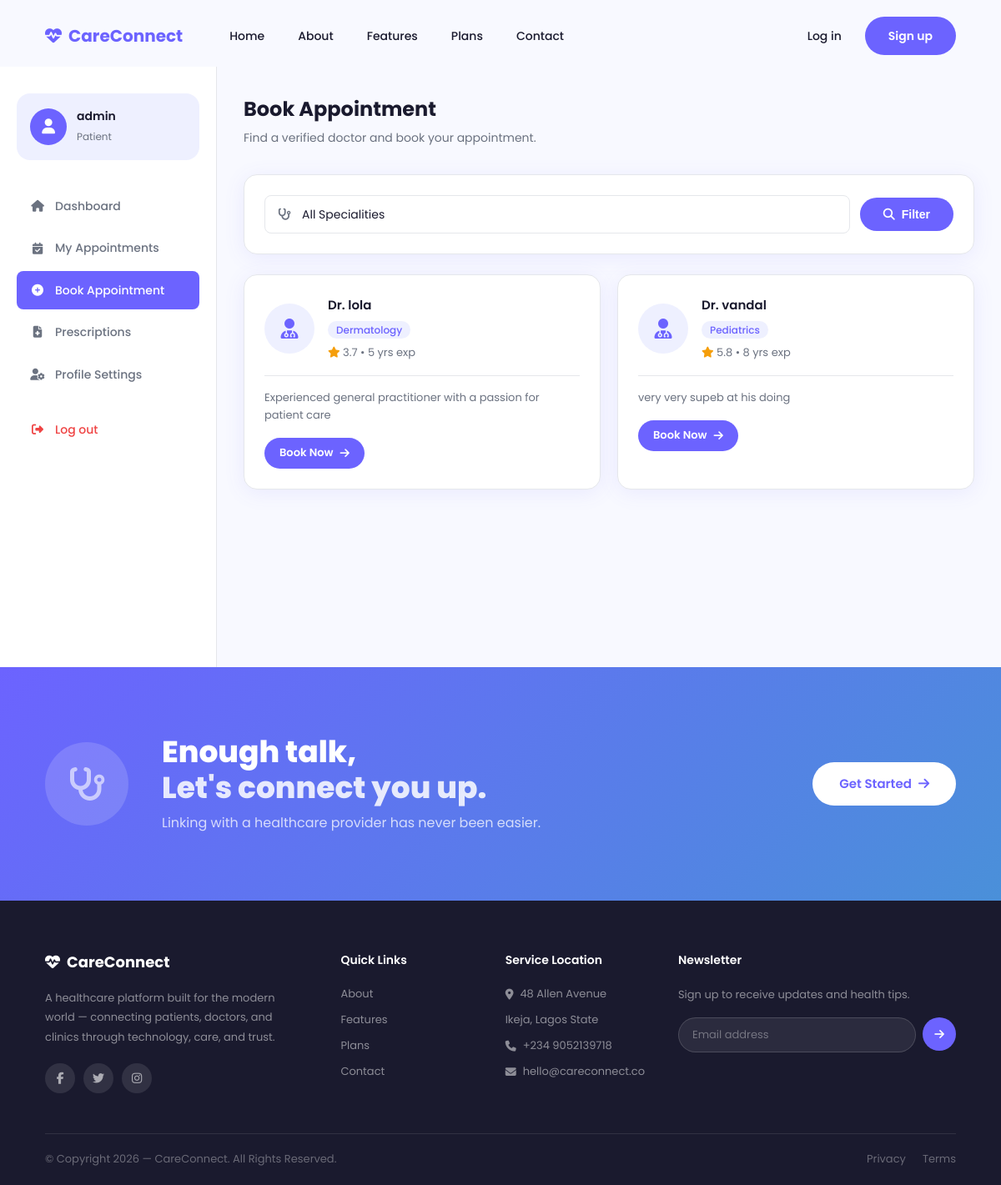
Screenshot of /patient/book/ (signed in) with the database file from the repository.
### accounts/models.py (models this page shows, shortened)
class User(AbstractUser):
    PATIENT = 'patient'
    DOCTOR  = 'doctor'
    ADMIN   = 'admin'
    ROLE_CHOICES = [
        (PATIENT, 'Patient'),
        (DOCTOR,  'Doctor'),
        (ADMIN,   'Admin'),
    ]
    role  = models.CharField(max_length=10, choices=ROLE_CHOICES, default=PATIENT)
    phone = models.CharField(max_length=20, blank=True)

### doctors/models.py (models this page shows, shortened)
class DoctorProfile(models.Model):
    SPECIALITIES = [
        ('general', 'General Practice'),
        ('cardiology', 'Cardiology'),
        ('dermatology', 'Dermatology'),
        ('pediatrics', 'Pediatrics'),
        ('gynecology', 'Gynecology'),
        ('neurology', 'Neurology'),
        ('orthopedics', 'Orthopedics'),
        ('psychiatry', 'Psychiatry'),
    ]
    user        = models.OneToOneField(User, on_delete=models.CASCADE, related_name='doctor_profile')
    speciality  = models.CharField(max_length=50, choices=SPECIALITIES, default='general')
    bio         = models.TextField(blank=True)
    experience  = models.IntegerField(default=0)
    rating      = models.DecimalField(max_digits=3, decimal_places=1, default=0.0)
    is_verified = models.BooleanField(default=False)
    photo       = models.ImageField(upload_to='doctors/', blank=True, null=True)

### appointments/views.py (the view)
# urls.py: path('book/', views.book_appointment, name='book_appointment'),
@login_required
def book_appointment(request):
    doctors = DoctorProfile.objects.filter(is_verified=True)
    speciality = request.GET.get('speciality', '')
    if speciality:
        doctors = doctors.filter(speciality=speciality)
    context = {
        'doctors': doctors,
        'speciality': speciality,
        'specialities': DoctorProfile.SPECIALITIES,
    }
    return render(request, 'appointments/book_appointment.html', context)

### appointments/templates/appointments/book_appointment.html (shortened to what this page needs)
{% extends 'base.html' %}
{% block content %}
<div class="dashboard-layout">
  <aside class="sidebar">
    <div class="sidebar-user">
      <div class="sidebar-avatar"><i class="fas fa-user"></i></div>
      <div>
        <h4>{{ user.get_full_name|default:user.username }}</h4>
        <span>Patient</span>
      </div>
    </div>
    <nav class="sidebar-nav">
      <a href="/patient/dashboard/"><i class="fas fa-home"></i> Dashboard</a>
      <a href="/patient/appointments/"
        ><i class="fas fa-calendar-check"></i> My Appointments</a
      >
      <a href="/patient/book/" class="active"
        ><i class="fas fa-plus-circle"></i> Book Appointment</a
      >
      <a href="/patient/prescriptions/"
        ><i class="fas fa-file-medical"></i> Prescriptions</a
      >
      <a href="/patient/profile/"
        ><i class="fas fa-user-cog"></i> Profile Settings</a
      >
      <a href="/accounts/logout/" class="logout"
        ><i class="fas fa-sign-out-alt"></i> Log out</a
      >
    </nav>
  </aside>
  <main class="dashboard-main">
    <div class="dashboard-topbar">
      <div>
        <h1>Book Appointment</h1>
        <p>Find a verified doctor and book your appointment.</p>
      </div>
    </div>
    <div class="dashboard-card" style="margin-bottom: 24px">
      <form method="GET" class="filter-form">
        <div class="filter-row">
          <div class="input-wrap" style="flex: 1">
            <i class="fas fa-stethoscope"></i>
            <select name="speciality">
              <option value="">All Specialities</option>
            </select>
          </div>
          <button type="submit" class="btn-primary">
            <i class="fas fa-search"></i> Filter
          </button>
        </div>
      </form>
    </div>
    {% if doctors %}
    <div class="doctors-grid">
      {% for doctor in doctors %}
      <div class="doctor-card">
        <div class="doctor-card-top">
          <div class="doctor-avatar">
            {% if doctor.photo %}
            <img
              src="{{ doctor.photo.url }}"
              alt="Dr. {{ doctor.user.get_full_name }}"
            />
            {% else %}
            <i class="fas fa-user-md"></i>
            {% endif %}
          </div>
          <div class="doctor-info">
            <h4>
              Dr. {{ doctor.user.get_full_name|default:doctor.user.username }}
            </h4>
            <span class="doctor-speciality"
              >{{ doctor.get_speciality_display }}</span
            >
            <div class="doctor-rating">
              <i class="fas fa-star"></i> {{ doctor.rating }}
              <span>• {{ doctor.experience }} yrs exp</span>
            </div>
          </div>
        </div>
        <div class="doctor-card-bottom">
          <p class="doctor-bio">{{ doctor.bio|truncatechars:80 }}</p>
          <a href="/patient/book/{{ doctor.id }}/" class="btn-primary btn-sm">
            Book Now <i class="fas fa-arrow-right"></i>
          </a>
        </div>
      </div>
      {% endfor %}
    </div>
    {% endif %}
  </main>
</div>
{% endblock %}

### static/css/main.css (style rules this page uses)
*, *::before, *::after { box-sizing: border-box; margin: 0; padding: 0; }
:root { --purple: #6c63ff; --purple-light: #eef0ff; --purple-dark: #4a3fcc; --blue: #4a90d9; --white: #ffffff; --bg: #f8f9ff; --dark: #1a1a2e; --gray: #6b7280; --gray-light: #f3f4f6; --border: #e5e7eb; --radius: 16px; --radius-sm: 8px; --shadow: 0 4px 24px rgba(108, 99, 255, 0.1); --shadow-lg: 0 8px 40px rgba(108, 99, 255, 0.18); --font: "Poppins", sans-serif; }
html { scroll-behavior: smooth; }
body { font-family: var(--font); background: var(--white); color: var(--dark); line-height: 1.6; }
a { text-decoration: none; color: inherit; }
.btn-primary { background: var(--purple); color: var(--white); padding: 12px 28px; border-radius: 50px; font-weight: 600; font-size: 14px; border: none; cursor: pointer; transition: all 0.3s; display: inline-flex; align-items: center; gap: 8px; }
.input-wrap { position: relative; }
.input-wrap i { position: absolute; left: 16px; top: 50%; transform: translateY(-50%); color: var(--gray); font-size: 14px; }
.input-wrap input, .input-wrap select { width: 100%; padding: 14px 16px 14px 44px; border: 1.5px solid var(--border); border-radius: var(--radius-sm); font-size: 14px; font-family: var(--font); color: var(--dark); background: var(--white); outline: none; transition: border-color 0.3s; appearance: none; }
.dashboard-layout { display: grid; grid-template-columns: 260px 1fr; min-height: 100vh; padding-top: 80px; background: var(--bg); }
.sidebar { background: var(--white); border-right: 1px solid var(--border); padding: 32px 20px; position: sticky; top: 80px; height: calc(100vh - 80px); overflow-y: auto; }
.sidebar-user { display: flex; align-items: center; gap: 12px; padding: 16px; background: var(--purple-light); border-radius: var(--radius); margin-bottom: 32px; }
.sidebar-avatar { width: 44px; height: 44px; background: var(--purple); border-radius: 50%; display: flex; align-items: center; justify-content: center; color: white; font-size: 18px; flex-shrink: 0; }
.sidebar-user h4 { font-size: 14px; font-weight: 600; color: var(--dark); }
.sidebar-user span { font-size: 12px; color: var(--gray); }
.sidebar-nav { display: flex; flex-direction: column; gap: 4px; }
.sidebar-nav a { display: flex; align-items: center; gap: 12px; padding: 12px 16px; border-radius: var(--radius-sm); font-size: 14px; font-weight: 500; color: var(--gray); transition: all 0.3s; }
.sidebar-nav a.active { background: var(--purple); color: white; }
.sidebar-nav a.logout { color: #ef4444; margin-top: 16px; }
.sidebar-nav a i { width: 18px; text-align: center; }
.dashboard-main { padding: 32px; overflow-y: auto; }
.dashboard-topbar { display: flex; align-items: center; justify-content: space-between; margin-bottom: 32px; flex-wrap: wrap; gap: 16px; }
.dashboard-topbar h1 { font-size: 24px; font-weight: 700; color: var(--dark); }
.dashboard-topbar p { font-size: 14px; color: var(--gray); margin-top: 4px; }
.dashboard-card { background: var(--white); border-radius: var(--radius); padding: 24px; box-shadow: var(--shadow); border: 1px solid var(--border); margin-bottom: 20px; }
.filter-form { width: 100%; }
.filter-row { display: flex; gap: 12px; align-items: center; }
.doctors-grid { display: grid; grid-template-columns: repeat(auto-fill, minmax(280px, 1fr)); gap: 20px; }
.doctor-card { background: var(--white); border: 1px solid var(--border); border-radius: var(--radius); padding: 24px; transition: all 0.3s; box-shadow: var(--shadow); }
.doctor-card-top { display: flex; gap: 16px; margin-bottom: 16px; align-items: center; }
.doctor-avatar { width: 60px; height: 60px; background: var(--purple-light); border-radius: 50%; display: flex; align-items: center; justify-content: center; font-size: 24px; color: var(--purple); flex-shrink: 0; overflow: hidden; }
.doctor-info h4 { font-size: 15px; font-weight: 600; color: var(--dark); margin-bottom: 4px; }
.doctor-speciality { font-size: 12px; background: var(--purple-light); color: var(--purple); padding: 2px 10px; border-radius: 50px; font-weight: 500; }
.doctor-rating { font-size: 13px; color: var(--gray); margin-top: 6px; }
.doctor-rating i { color: #f59e0b; }
.doctor-bio { font-size: 13px; color: var(--gray); line-height: 1.6; margin-bottom: 16px; }
.doctor-card-bottom { border-top: 1px solid var(--border); padding-top: 16px; }
.btn-sm { padding: 8px 18px !important; font-size: 13px !important; }

### rows the page displays
User: get_full_name "admin"
DoctorProfile: user.get_full_name "lola", speciality "Dermatology", rating "3.7", experience "5", bio "Experienced general practitioner with a passion for patient care"
DoctorProfile: user.get_full_name "vandal", speciality "Pediatrics", rating "5.8", experience "8", bio "very very supeb at his doing"
